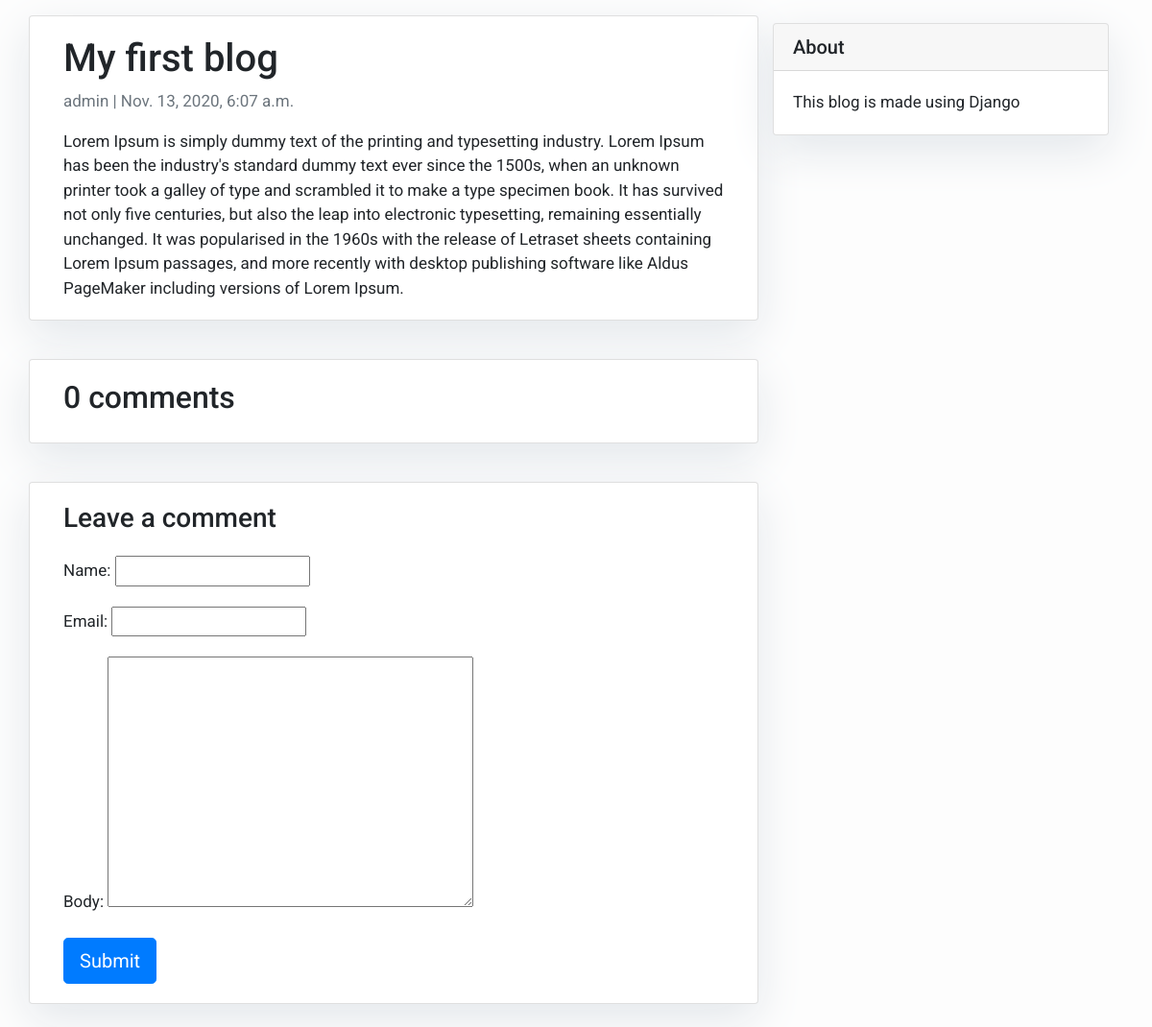
The page /my-first-blog/ on the database its author committed.
### blog/models.py (models this page shows, shortened)
class Post(models.Model):
    title = models.CharField(max_length=200, unique=True)
    slug = models.SlugField(max_length=200, unique=True)
    author = models.ForeignKey(
        User, on_delete=models.CASCADE, related_name="blog_posts"
    )
    updated_on = models.DateTimeField(auto_now=True)
    content = models.TextField()
    created_on = models.DateTimeField(auto_now_add=True)
    status = models.IntegerField(choices=STATUS, default=0)
    class Meta:
        ordering = ["-created_on"]

### blog/views.py (the view)
# urls.py: path('<slug:slug>/', views.post_detail, name='post_detail')
def post_detail(request, slug):
    template_name = 'post_detail.html'
    post = get_object_or_404(Post, slug=slug)
    comments = post.comments.filter(active=True)
    new_comment = None
    if request.method == 'POST':
        comment_form = CommentForm(data=request.POST)
        if comment_form.is_valid():
            new_comment = comment_form.save(commit=False)
            new_comment.post = post
            new_comment.save()
    else:
        comment_form = CommentForm()
    return render(request, template_name, {'post': post,
                                           'comments': comments,
                                           'new_comment': new_comment,
                                           'comment_form': comment_form})

### blog/forms.py
class CommentForm(forms.ModelForm):
    class Meta:
        model = Comment
        fields = ('name', 'email', 'body')

### templates/post_detail.html (shortened to what this page needs)
{% extends 'base.html' %} {% block content %}
<div class="container">
  <div class="row">
    <div class="col-md-8 card mb-4  mt-3 left  top">
      <div class="card-body">
        <h1>{% block title %} {{ post.title }} {% endblock title %}</h1>
        <p class=" text-muted">{{ post.author }} | {{ post.created_on }}</p>
        <p class="card-text ">{{ post.content | safe }}</p>
      </div>
    </div>
    {% block sidebar %} {% include 'sidebar.html' %} {% endblock sidebar %}
    <div class="col-md-8 card mb-4  mt-3 ">
      <div class="card-body">
        <h2>{{ comments.count }} comments</h2>
      </div>
    </div>
    <div class="col-md-8 card mb-4  mt-3 ">
      <div class="card-body">
        {% if new_comment %}
        <div class="alert alert-success" role="alert">
          Your comment is awaiting moderation
        </div>
        {% else %}
        <h3>Leave a comment</h3>
        <form method="post" style="margin-top: 1.3em;">
          {{ comment_form.as_p }}
          <button type="submit" class="btn btn-primary  btn-lg">Submit</button>
        </form>
        {% endif %}
      </div>
    </div>
  </div>
</div>
{% endblock content %}
{% load crispy_forms_tags %}

### templates/base.html (style rules this page uses)
body { font-family: "Roboto", sans-serif; font-size: 17px; background-color: #fdfdfd; }

### templates/sidebar.html (style rules this page uses)
.card { box-shadow: 0 16px 48px #E3E7EB; }

### rows shown on the page
Post: title "My first blog", author "admin", created_on "Nov. 13, 2020, 6:07 a.m.", content "Lorem Ipsum is simply dummy text of the printing and typesetting industry. Lorem Ipsum has been the industry's standard dummy text ever since the 1500s, when an unknown printer took a galley of type and scrambled it to make a type specimen book. It has survived not only five centuries, but also the leap into electronic typesetting, remaining essentially unchanged. It was popularised in the 1960s with the release of Letraset sheets containing Lorem Ipsum passages, and more recently with desktop publishing software like Aldus PageMaker including versions of Lorem Ipsum."

### other values the page prints
{{ comments.count }} "0"
